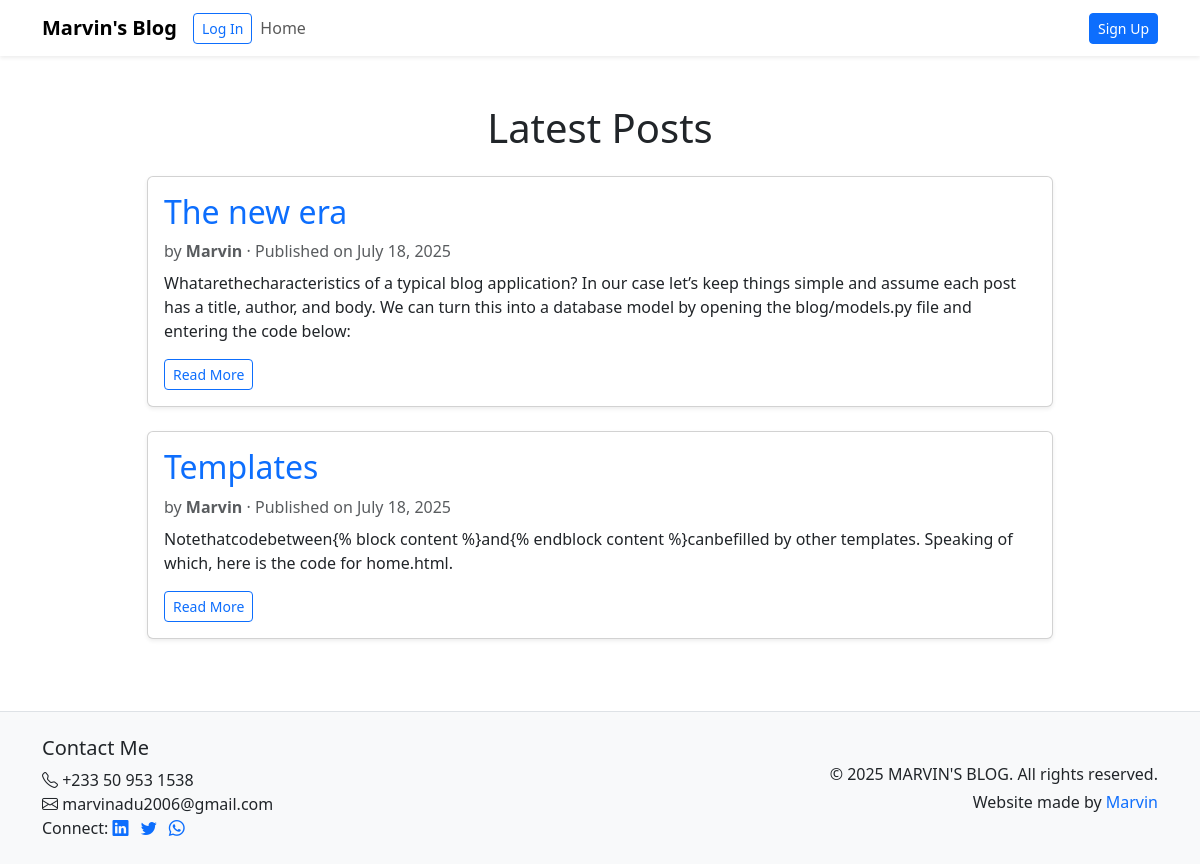
The app's page /, older data.
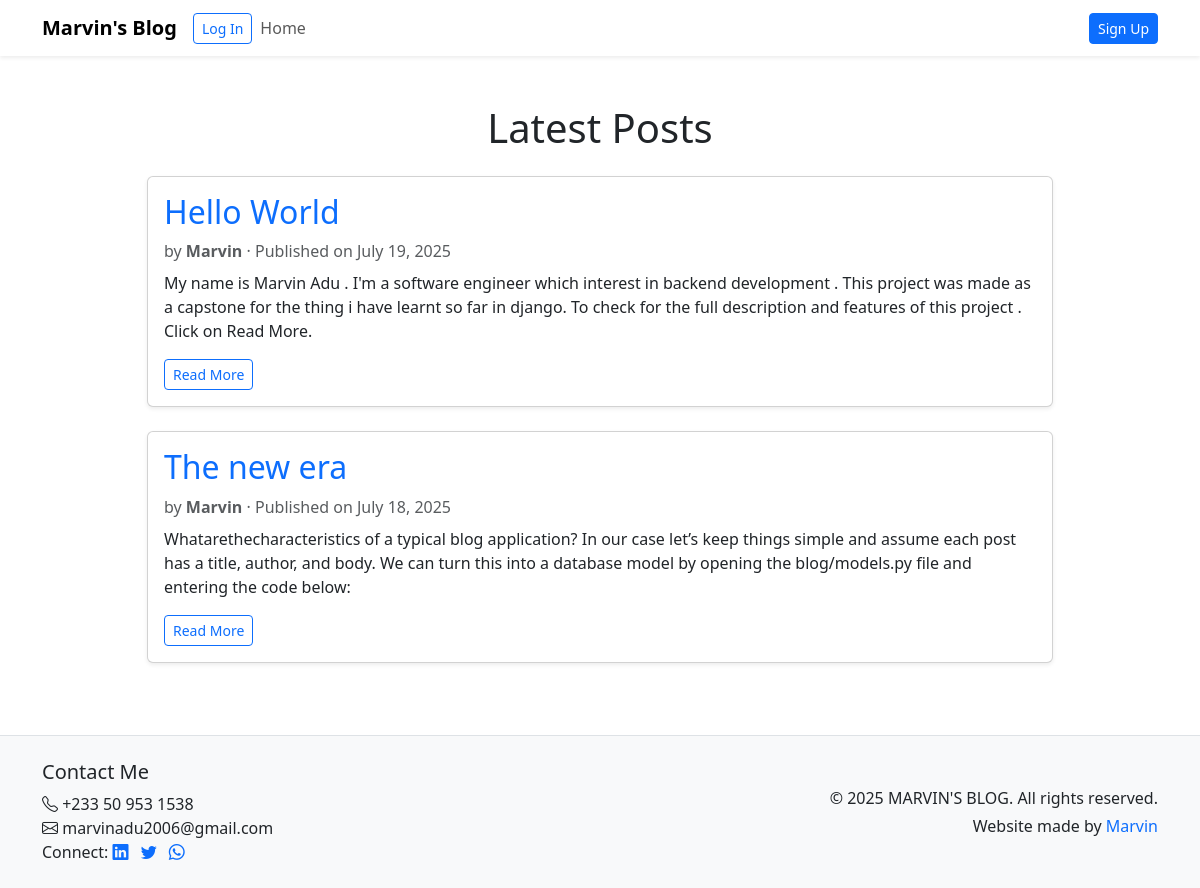
The same page, newer data.
### blog/models.py (models this page shows, shortened)
class Post(models.Model):
    title = models.CharField(max_length=200)
    author = models.ForeignKey('auth.User',on_delete=models.CASCADE)
    summary = models.CharField(max_length=400)
    body = models.TextField()
    created_at = models.DateTimeField(auto_now_add=True)

### blog/views.py (the view)
# urls.py: path('',views.BlogListView.as_view(),name='home')
class BlogListView(ListView):
    model = Post
    template_name = 'home.html'
    context_object_name = 'blog'
    ordering = ['-created_at']

### templates/home.html (shortened to what this page needs)
{% extends 'base.html' %}
{% block content %}
<div class="container mt-5">
    <div class="row justify-content-center">
        <div class="col-md-10">
            <h1 class="mb-4 text-center">Latest Posts</h1>
            {% for post in blog %}
            <div class="card mb-4 shadow-sm">
                <div class="card-body">
                    <a href="{% url 'detail' post.pk %}" class="custom-link">
                        <h2 class="card-title">{{ post.title }}</h2>
                    </a>
                    <p class="text-muted mb-2">
                        by <strong>{{ post.author.username }}</strong> &middot; Published on {{ post.created_at|date:"F j, Y" }}
                    </p>
                    <p class="card-text">{{ post.summary }}</p>
                    <a href="{% url 'detail' post.pk %}" class="btn btn-outline-primary btn-sm">Read More</a>
                </div>
            </div>
            {% empty %}
            <div class="alert alert-info text-center">
                No posts yet. Be the first to <a href="{% url 'create' %}">create one</a>!
            </div>
            {% endfor %}
        </div>
    </div>
</div>
{% endblock content %}

### templates/base.html (shortened to what this page needs)
<!DOCTYPE html>
<html lang="en">
<head>
    <link href="https://cdn.jsdelivr.net/npm/bootstrap@5.3.3/dist/css/bootstrap.min.css" rel="stylesheet">
</head>
<body>
    <nav class="navbar navbar-expand-lg navbar-light bg-white shadow-sm mb-4">
        <div class="container">
            <a class="navbar-brand fw-bold" href="{% url 'home' %}">Marvin's Blog</a>
            {% if user.is_authenticated %}
                <span class="navbar-text d-lg-none ms-auto me-2">Hi, <strong>{{ user.username }}</strong></span>
            {% else %}
            <a class="btn btn-outline-primary btn-sm" href="{% url 'login' %}">Log In</a>
            {% endif %}
            <div class="collapse navbar-collapse" id="navbarBlog">
                <ul class="navbar-nav me-auto mb-2 mb-lg-0">
                    <li class="nav-item">
                        <a class="nav-link" href="{% url 'home' %}">Home</a>
                    </li>
                </ul>
                <ul class="navbar-nav ms-auto mb-2 mb-lg-0 align-items-lg-center">
                    {% if user.is_authenticated %}
                    <li class="nav-item d-none d-lg-block">
                        <span class="navbar-text me-2">Hi, <strong>{{ user.username }}</strong></span>
                    </li>
                    <li class="nav-item">
                        <form method="post" action="{% url 'logout' %}">
                            {% csrf_token %}
                            <button type="submit" class="btn btn-outline-danger btn-sm">Log Out</button>
                        </form>
                    </li>
                    {% else %}
                    <li class="nav-item">
                        <a class="btn btn-primary btn-sm" href="{% url 'signup' %}">Sign Up</a>
                    </li>
                    {% endif %}
                </ul>
            </div>
        </div>
    </nav>
    <div class="container">
        {% block content %}
        {% endblock content %}
    </div>
    <footer class="bg-light text-dark mt-5 py-4 border-top">
        <div class="container">
            <div class="row align-items-center">
                <div class="col-md-6 mb-3 mb-md-0">
                    <h5>Contact Me</h5>
                    <ul class="list-unstyled mb-0">
                        <li><i class="bi bi-telephone"></i> +233 50 953 1538</li>
                        <li><i class="bi bi-envelope"></i> marvinadu2006@gmail.com</li>
                        <li>
                            Connect:
                            <a href="https://www.linkedin.com/in/marvin-adu-24a24a34a/" class="link me-2" target="_blank"><i class="bi bi-linkedin"></i></a>
                            <a href="https://x.com/Marvincodes_365" class="link me-2" target="_blank"><i class="bi bi-twitter"></i></a>
                            <a href="https://wa.me/233509531538" class="link" target="_blank"><i class="bi bi-whatsapp"></i></a>
                        </li>
                    </ul>
                </div>
                <div class="col-md-6 text-md-end">
                    <p class="mb-1">&copy; 2025 MARVIN'S BLOG. All rights reserved.</p>
                    <p class="mb-0">Website made by <a href="#" class="link">Marvin</a></p>
                </div>
            </div>
        </div>
    </footer>
    <link rel="stylesheet" href="https://cdn.jsdelivr.net/npm/bootstrap-icons@1.11.3/font/bootstrap-icons.css">
</body>
</html>

### templates/base.html (style rules this page uses)
.custom-link { text-decoration: none; }
.link { text-decoration: none; }

Row changes from the older to the newer data that the page shows:
removed Post: title "Templates", author.username "Marvin", created_at "July 18, 2025", summary "Notethatcodebetween{% block content %}and{% endblock content %}canbefilled by other templates. Speaking of which, here is the code for home.html."
added Post: title "Hello World", author.username "Marvin", created_at "July 19, 2025", summary "My name is Marvin Adu . I'm a software engineer which interest in backend development . This project was made as a capstone for the thing i have learnt so far in django. To check for the full description and features of this project . Click on Read More."
